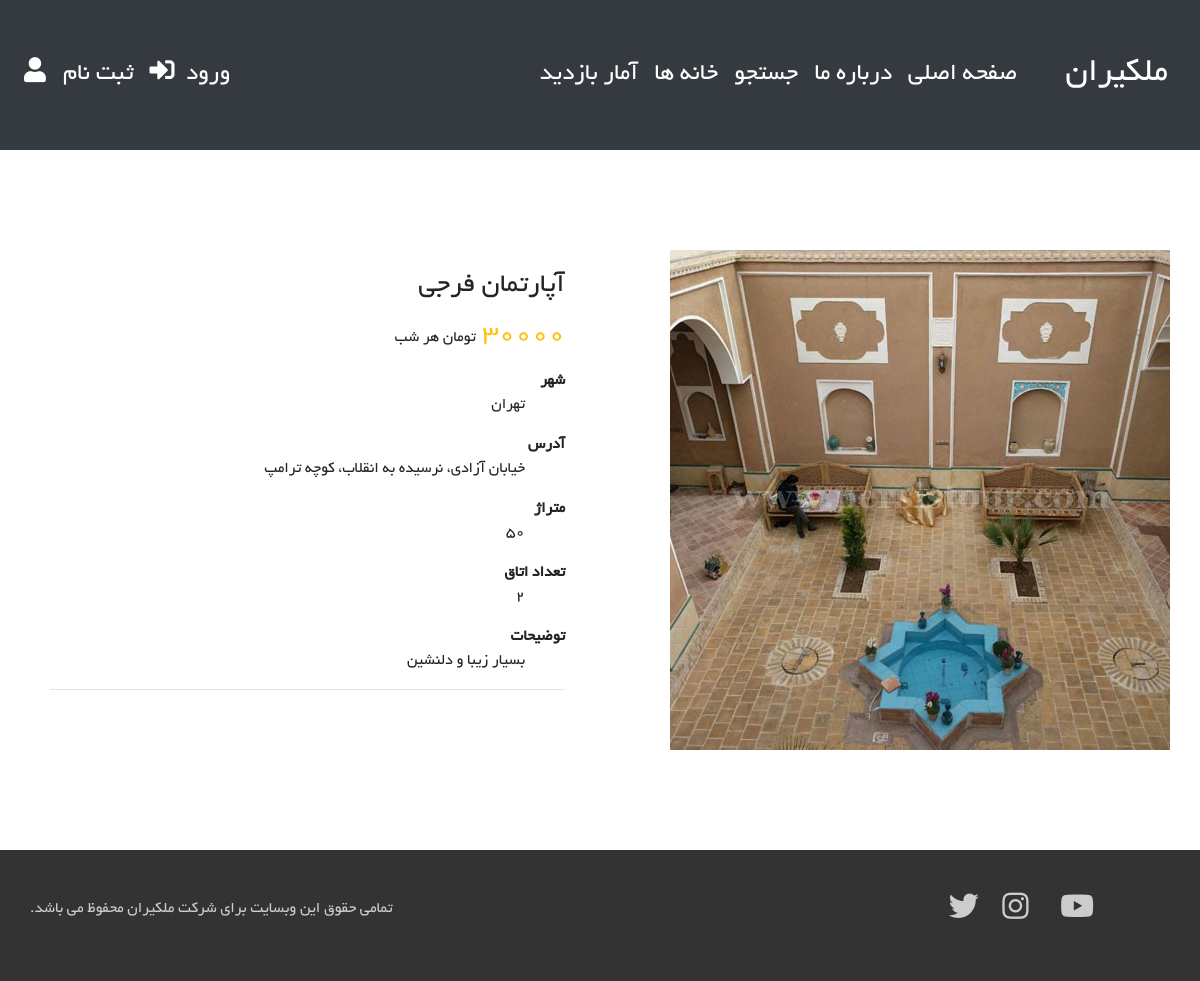
The app's page /home-detail/5/ with its own data.
### main/models.py (models this page shows, shortened)
class House(models.Model):
    CITIES = (
        ('تهران', 'تهران'),
        ( 'اراک', 'اراک'),
        ('سنندج', 'سنندج'),
        ('یاسوج', 'یاسوج'),
        ('بوشهر', 'بوشهر'),
        ('جم', 'جم'),
        ('اصفهان', 'اصفهان'),
        ('تبریز', 'تبریز'),
        ('قزوین', 'قزوین'),
        ('مشهد', 'مشهد'),
        ('سازی','سازی'),
        ('بیرجند', 'بیرجند'),
        ('زاهدان', 'زاهدان'),
        ('کرمان', 'کرمان'),
        ('زابل', 'زابل'),
        ('اهواز', 'اهواز'),
        ('آبادان', 'آبادان'),
        ('قم', 'قم'),
        ('کرمانشاه', 'کرمانشاه'),
        ('ایلام', 'ایلام'),
        ('ساوه', 'ساوه'),
        ('قائن', 'قائن'),
        ('قوچان', 'قوچان'),
        ('یزد', 'یزد'),
        ('شیراز', 'شیراز'),
        ('رشت', 'رشت'),
        ('شهرکرد', 'شهرکرد'),
        ('طبس', 'طبس'),
        ('نیشابور', 'نیشابور'),
        ('ری', 'ری'),
        ('کرج', 'کرج'),
        ('سمنان', 'سمنان'),
        ('شاهرود', 'شاهرود'),
        ('سبزوار', 'سبزوار'),
    )
    title = models.CharField(max_length=100)
    city = models.CharField(max_length=50, choices=CITIES, blank=True)
    address = models.TextField()
    room = models.IntegerField()
    price = models.IntegerField()
    space = models.IntegerField(default=0)
    owner = models.ForeignKey(User, on_delete=models.CASCADE)
    comment = models.TextField()
    reserved = models.IntegerField(default=0)

### main/views.py (the view)
# urls.py: path('home-detail/<int:pk>/', HouseDetailView.as_view(), name="home-detail"),
class HouseDetailView(DetailView):
    model = House
    context_object_name = 'house'

### main/templates/main/house_detail.html (shortened to what this page needs)
{% extends 'main/base.html'%}
{% block content %}
{% load static %}
<div class="container padded">
    <div class="card-detail">
        <div class="row">
            <aside class="col-md-5">
                <article class="gallery-wrap">
                    <div class="img-big-wrap">
                        <div> <a href="#"><img src="{% static 'main/images/varzane.jpg'%}"></a></div>
                    </div>
                </article>
            </aside>
            <aside class="col-md-1"></aside>
            <aside class="col-md-6">
                <article class="card-body">
                    <h3 class="title mb-3">{{house.title}}</h3>
                    <p class="price-detail-wrap">
	                    <span class="price h3 text-warning">
		                    <span class="num">{{house.price}}</span>
	                    </span>
                        <span>تومان هر شب</span>
                    </p>
                    <dl class="param param-feature">
                        <dt>شهر</dt>
                        <dd><p>{{house.city}}  </p></dd>
                    </dl>
                    <dl class="param param-feature">
                        <dt>آدرس</dt>
                        <dd><p>{{house.address}}  </p></dd>
                    </dl>
                    <dl class="param param-feature">
                        <dt>متراژ</dt>
                        <dd>{{house.space}}</dd>
                    </dl>
                    <dl class="param param-feature">
                        <dt>تعداد اتاق</dt>
                        <dd>{{house.room}}</dd>
                    </dl>
                    <dl class="param param-feature">
                        <dt>توضیحات</dt>
                        <dd>{{house.comment}}</dd>
                    </dl>
                    <hr>
                </article>
            </aside>
        </div>
    </div>
</div>
{% endblock content %}

### main/static/main/main.css (style rules this page uses)
body { direction: rtl; text-align: right; font-family: 'BYekan', Helvetica, Arial, sans-serif; }
.card-detail { width: 100% display: flex; flex-direction: column; align-items: center; justify-content: center; }
h1, h2, h3 { font-family: 'BYekan', Raleway, Helvetica, sans-serif; }
.padded { padding: 100px 0; }
.gallery-wrap .img-big-wrap img { height: 100%; width: auto; display: inline-block; cursor: zoom-in; }

### records on screen
House: title "آپارتمان فرجی", price "30000", city "تهران", address "خیابان آزادی، نرسیده به انقلاب، کوچه ترامپ", space "50", room "2", comment "بسیار زیبا و دلنشین"
